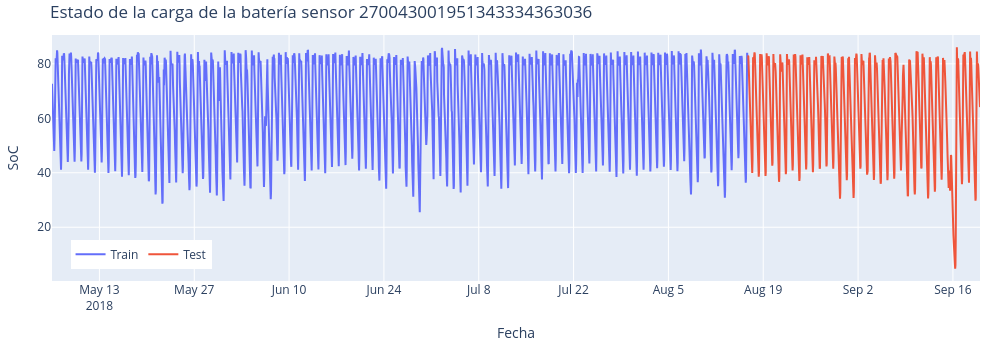

Notebook code cell kept with this figure:
### Code cell
# Gráfico interactivo de la serie temporal
# ==============================================================================
fig = go.Figure()
fig.add_trace(go.Scatter(x=X_train.index, y=y_train.values, mode='lines', name='Train'))
fig.add_trace(go.Scatter(x=X_test.index, y=y_test.values, mode='lines', name='Test'))
fig.update_layout(
    title = 'Estado de la carga de la batería sensor 270043001951343334363036',
    xaxis_title="Fecha",
    yaxis_title="SoC",
    width=1000,
    height=350,
    margin=dict(l=20, r=20, t=35, b=20),
    legend=dict(orientation="h", yanchor="bottom", y=0.05, xanchor="left", x=0.02)
)
#fig.update_xaxes(rangeslider_visible=True)
fig.write_image("SoC_TrainA.png")
fig.show()

### Figure 1 — Plotly figure (JSON) as saved in the notebook; plotly's stock layout.template omitted (floating-point values rounded to 4 significant figures; data arrays with more than 128 entries replaced by an {"elided": "..."} marker saying what was removed)
{"data": [{"mode": "lines", "name": "Train", "type": "scatter", "x": {"elided": "2466 str values"}, "y": {"elided": "2466 float values"}}, {"mode": "lines", "name": "Test", "type": "scatter", "x": {"elided": "823 str values"}, "y": {"elided": "823 float values"}}], "layout": {"height": 350, "legend": {"orientation": "h", "x": 0.02, "xanchor": "left", "y": 0.05, "yanchor": "bottom"}, "margin": {"b": 20, "l": 20, "r": 20, "t": 35}, "title": {"text": "Estado de la carga de la batería sensor 270043001951343334363036"}, "width": 1000, "xaxis": {"autorange": true, "range": ["2018-05-06", "2018-09-20"], "title": {"text": "Fecha"}, "type": "date"}, "yaxis": {"autorange": true, "range": [0.2692, 90.59], "title": {"text": "SoC"}, "type": "linear"}}}
